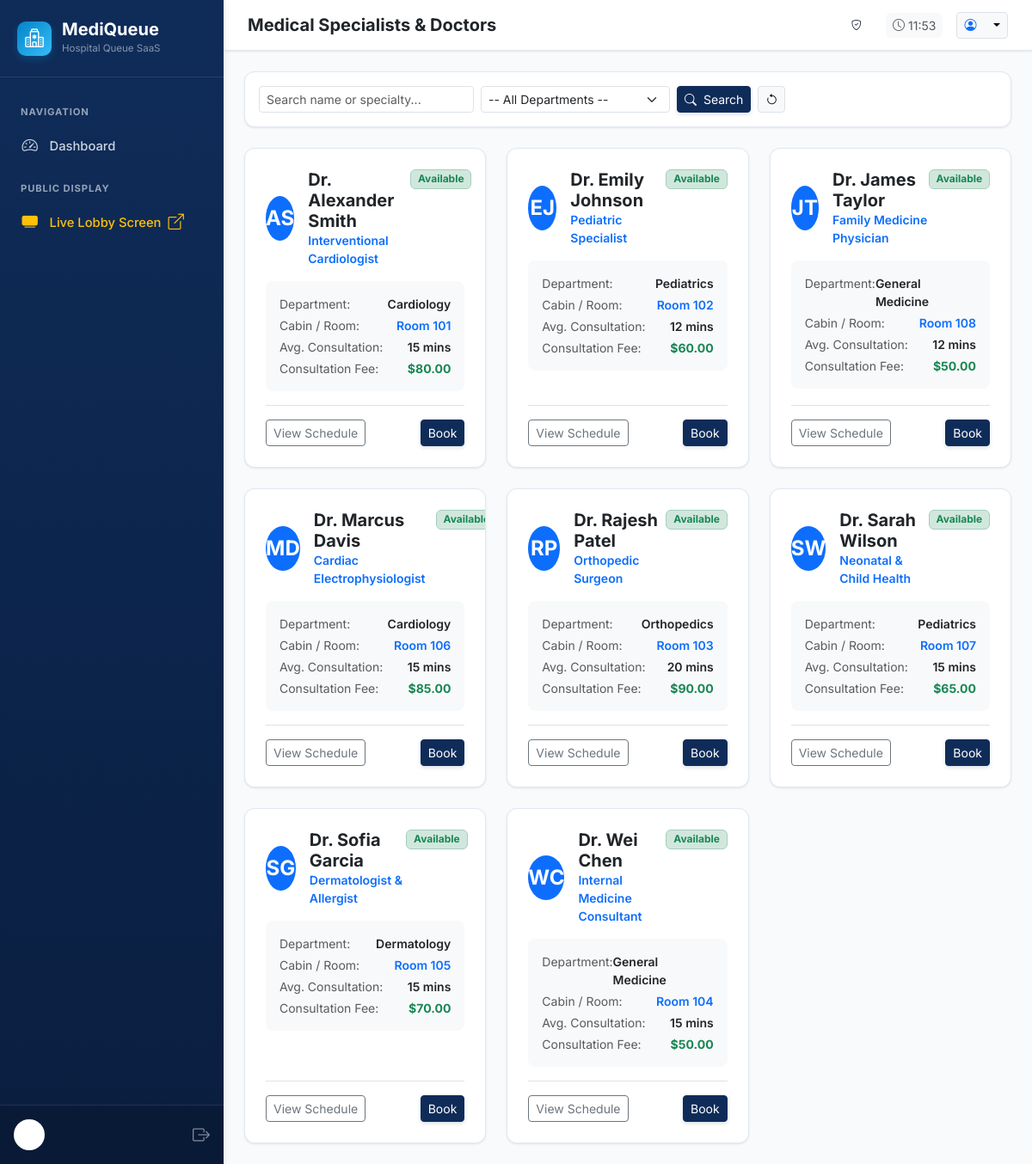
The app's page /doctors/ with its own data.
### doctors/models.py (models this page shows, shortened)
class DoctorProfile(models.Model):
    user = models.OneToOneField(
        settings.AUTH_USER_MODEL,
        on_delete=models.CASCADE,
        related_name='doctor_profile'
    )
    department = models.ForeignKey(
        Department,
        on_delete=models.SET_NULL,
        null=True,
        related_name='doctors'
    )
    specialization = models.CharField(max_length=150)
    qualification = models.CharField(max_length=150, help_text="e.g. MBBS, MD (Cardiology), FRCP")
    consultation_fee = models.DecimalField(max_digits=10, decimal_places=2, default=50.00)
    room_number = models.CharField(max_length=50, blank=True, help_text="Consultation room / cabin number")
    avg_consultation_time = models.PositiveIntegerField(
        default=15,
        help_text="Average consultation duration per patient in minutes"
    )
    daily_capacity = models.PositiveIntegerField(
        default=30,
        help_text="Maximum number of appointments/tokens handled per day"
    )
    is_available = models.BooleanField(default=True, help_text="Current duty/active availability status")
    available_days = models.CharField(
        max_length=100,
        default='Monday,Tuesday,Wednesday,Thursday,Friday',
        help_text="Comma-separated available days"
    )
    shift_start = models.TimeField(default='09:00:00')
    shift_end = models.TimeField(default='17:00:00')
    class Meta:
        ordering = ['user__first_name', 'user__last_name']
    @property
    def full_name(self):
        return self.user.display_name

class Department(models.Model):
    name = models.CharField(max_length=100, unique=True)
    code = models.CharField(
        max_length=10,
        unique=True,
        help_text="Short uppercase department code for tokens, e.g., CARD, PEDI, ORTH"
    )
    description = models.TextField(blank=True)
    icon = models.CharField(max_length=50, default='bi-hospital', help_text="Bootstrap icon name, e.g. bi-heart-pulse")
    is_active = models.BooleanField(default=True)
    created_at = models.DateTimeField(auto_now_add=True)
    class Meta:
        ordering = ['name']

### accounts/models.py (models this page shows, shortened)
class CustomUser(AbstractUser):
    class Role(models.TextChoices):
        ADMIN = 'ADMIN', 'Hospital Administrator'
        DOCTOR = 'DOCTOR', 'Doctor'
        RECEPTIONIST = 'RECEPTIONIST', 'Receptionist'
        PATIENT = 'PATIENT', 'Patient'
    role = models.CharField(
        max_length=20,
        choices=Role.choices,
        default=Role.PATIENT,
        help_text="Designated user role within MediQueue"
    )
    phone_number = models.CharField(max_length=20, blank=True, help_text="Contact telephone number")
    profile_picture = models.ImageField(upload_to='profiles/', blank=True, null=True)
    @property
    def is_doctor_role(self):
        return self.role == self.Role.DOCTOR
    @property
    def display_name(self):
        if self.first_name and self.last_name:
            if self.is_doctor_role and not self.first_name.startswith('Dr'):
                return f"Dr. {self.first_name} {self.last_name}"
            return f"{self.first_name} {self.last_name}"
        return self.username

### doctors/views.py (the view, shortened to what this page needs)
# urls.py: path('', views.doctor_list, name='doctor_list'),
def doctor_list(request):
    dept_id = request.GET.get('department')
    search_query = request.GET.get('q', '').strip()
    doctors = DoctorProfile.objects.select_related('user', 'department').all()
    if dept_id:
        doctors = doctors.filter(department_id=dept_id)
    departments = Department.objects.filter(is_active=True)
    return render(request, 'doctors/doctor_list.html', {
        'doctors': doctors,
        'departments': departments,
        'selected_dept': int(dept_id) if dept_id and dept_id.isdigit() else None,
        'search_query': search_query,
    })

### accounts/context_processors.py (called while the page is built, shortened)
def user_role_context(request):
    context = {
        'APP_NAME': 'MediQueue',
        'HOSPITAL_NAME': 'MetroCare General Hospital',
    }
    return context

### templates/doctors/doctor_list.html (shortened to what this page needs)
{% extends 'dashboard_base.html' %}
{% block page_title %}Medical Specialists & Doctors{% endblock %}
{% block dashboard_content %}
<div class="mq-card p-3 mb-4">
  <div class="d-flex flex-wrap justify-content-between align-items-center gap-3">
    <form method="get" class="d-flex flex-wrap gap-2 flex-grow-1">
      <input type="text" name="q" class="form-control form-control-sm" style="max-width: 250px;" placeholder="Search name or specialty..." value="{{ search_query }}">
      <select name="department" class="form-select form-select-sm" style="max-width: 220px;">
        <option value="">-- All Departments --</option>
      </select>
      <button type="submit" class="btn btn-sm btn-primary"><i class="bi bi-search me-1"></i> Search</button>
      <a href="{% url 'doctors:doctor_list' %}" class="btn btn-sm btn-light border"><i class="bi bi-arrow-counterclockwise"></i></a>
    </form>
  </div>
</div>
<div class="row g-4">
  {% for doc in doctors %}
    <div class="col-md-6 col-xl-4">
      <div class="mq-card h-100 p-4 d-flex flex-column">
        <div class="d-flex align-items-start justify-content-between mb-3">
          <div class="d-flex align-items-center gap-3">
            <div class="avatar bg-primary text-white rounded-circle d-flex align-items-center justify-content-center fw-bold fs-4" style="width: 52px; height: 52px;">
              {{ doc.user.first_name|slice:":1" }}{{ doc.user.last_name|slice:":1" }}
            </div>
            <div>
              <h5 class="fw-bold mb-0 text-dark">{{ doc.full_name }}</h5>
              <div class="small text-primary fw-semibold">{{ doc.specialization }}</div>
            </div>
          </div>
          {% if doc.is_available %}
            <span class="badge bg-success-subtle text-success border border-success-subtle">Available</span>
          {% else %}
            <span class="badge bg-secondary-subtle text-secondary">Off Duty</span>
          {% endif %}
        </div>
        <div class="bg-light p-3 rounded-3 mb-3 small">
          <div class="d-flex justify-content-between mb-1">
            <span class="text-muted">Department:</span>
            <span class="fw-semibold text-dark">{{ doc.department.name|default:"General" }}</span>
          </div>
          <div class="d-flex justify-content-between mb-1">
            <span class="text-muted">Cabin / Room:</span>
            <span class="fw-semibold text-primary">{{ doc.room_number|default:"Cabin 1" }}</span>
          </div>
          <div class="d-flex justify-content-between mb-1">
            <span class="text-muted">Avg. Consultation:</span>
            <span class="fw-semibold text-dark">{{ doc.avg_consultation_time }} mins</span>
          </div>
          <div class="d-flex justify-content-between">
            <span class="text-muted">Consultation Fee:</span>
            <span class="fw-bold text-success">${{ doc.consultation_fee }}</span>
          </div>
        </div>
        <div class="mt-auto pt-3 border-top d-flex gap-2 justify-content-between align-items-center">
          <a href="{% url 'doctors:doctor_detail' doc.id %}" class="btn btn-sm btn-outline-secondary">
            View Schedule
          </a>
          <div class="d-flex gap-1">
            <a href="{% url 'appointments:book_appointment' %}?doctor_id={{ doc.id }}" class="btn btn-sm btn-primary">
              Book
            </a>
          </div>
        </div>
      </div>
    </div>
  {% empty %}
    <div class="col-12 text-center py-5 text-muted">No doctors found matching the search criteria.</div>
  {% endfor %}
</div>
{% endblock %}

### templates/dashboard_base.html (shortened to what this page needs)
{% extends 'base.html' %}
{% load static %}
{% block root_content %}
<div class="app-wrapper">
  <aside class="app-sidebar">
    <a href="{% url 'dashboard:index' %}" class="sidebar-brand">
      <div class="sidebar-brand-icon">
        <i class="bi bi-hospital"></i>
      </div>
      <div>
        <div class="fw-bold fs-5 lh-1">MediQueue</div>
        <div class="small text-white-50 mt-1" style="font-size: 0.72rem;">Hospital Queue SaaS</div>
      </div>
    </a>
    <ul class="sidebar-menu">
      <li class="sidebar-heading">Navigation</li>
      <li class="sidebar-item">
        <a href="{% url 'dashboard:index' %}" class="sidebar-link {% if request.resolver_match.url_name in 'admin,doctor,receptionist,patient,index' %}active{% endif %}">
          <i class="bi bi-speedometer2"></i>
          <span>Dashboard</span>
        </a>
      </li>
      <li class="sidebar-heading">Public Display</li>
      <li class="sidebar-item">
        <a href="{% url 'queue_management:public_display_board' %}" target="_blank" class="sidebar-link text-warning">
          <i class="bi bi-tv-fill"></i>
          <span>Live Lobby Screen <i class="bi bi-box-arrow-up-right ms-1 small"></i></span>
        </a>
      </li>
    </ul>
    <div class="sidebar-footer">
      <div class="d-flex align-items-center gap-2">
        <div class="avatar bg-white text-primary rounded-circle d-flex align-items-center justify-content-center fw-bold" style="width: 36px; height: 36px;">
        </div>
        <a href="{% url 'accounts:logout' %}" class="text-white-50 hover-white" title="Sign Out">
          <i class="bi bi-box-arrow-right fs-5"></i>
        </a>
      </div>
    </div>
  </aside>
  <div class="app-main">
    <header class="app-topbar">
      <div class="d-flex align-items-center gap-3">
        <h5 class="mb-0 fw-bold text-dark d-none d-sm-block">{% block page_title %}Dashboard{% endblock %}</h5>
      </div>
      <div class="d-flex align-items-center gap-3">
        <span class="role-badge role-badge-{{ user.role|lower }}">
          <i class="bi bi-shield-check"></i> {{ user.get_role_display }}
        </span>
        <div class="d-none d-md-flex align-items-center gap-1 text-muted small bg-light px-2 py-1 rounded">
          <i class="bi bi-clock"></i>
          <span id="topbarClock">{% now "H:i" %}</span>
        </div>
        <div class="dropdown">
          <button class="btn btn-sm btn-light border dropdown-toggle d-flex align-items-center gap-2" type="button" data-bs-toggle="dropdown">
            <i class="bi bi-person-circle text-primary"></i>
          </button>
        </div>
      </div>
    </header>
    <main class="flex-grow-1 p-3 p-md-4">
      {% block dashboard_content %}{% endblock %}
    </main>
  </div>
</div>
{% endblock %}

### templates/base.html (shortened to what this page needs)
<!DOCTYPE html>
<html lang="en">
<head>
  <link href="https://cdn.jsdelivr.net/npm/bootstrap@5.3.3/dist/css/bootstrap.min.css" rel="stylesheet">
  <link rel="stylesheet" href="https://cdn.jsdelivr.net/npm/bootstrap-icons@1.11.3/font/bootstrap-icons.min.css">
  {% load static %}
  <link rel="stylesheet" href="{% static 'css/mediqueue.css' %}">
</head>
<body>
  {% block root_content %}{% endblock %}
</body>
</html>

### static/css/mediqueue.css (style rules this page uses)
:root { --mq-primary: #0f2c59; --mq-primary-dark: #0a1e3f; --mq-primary-light: #1e3a8a; --mq-accent: #0284c7; --mq-accent-light: #38bdf8; --mq-accent-bg: #f0f9ff; --mq-bg: #f8fafc; --mq-surface: #ffffff; --mq-card-border: #e2e8f0; --mq-text-main: #0f172a; --mq-text-muted: #64748b; --mq-success: #10b981; --mq-warning: #f59e0b; --mq-danger: #ef4444; --mq-info: #06b6d4; --mq-sidebar-width: 260px; --mq-radius: 12px; --mq-shadow-sm: 0 1px 3px rgba(15, 23, 42, 0.06), 0 1px 2px rgba(15, 23, 42, 0.04); --mq-shadow-md: 0 4px 6px -1px rgba(15, 23, 42, 0.08), 0 2px 4px -2px rgba(15, 23, 42, 0.06); --mq-shadow-lg: 0 10px 15px -3px rgba(15, 23, 42, 0.08), 0 4px 6px -4px rgba(15, 23, 42, 0.04); }
body { font-family: 'Inter', -apple-system, BlinkMacSystemFont, "Segoe UI", Roboto, Helvetica, Arial, sans-serif; background-color: var(--mq-bg); color: var(--mq-text-main); min-height: 100vh; display: flex; flex-direction: column; }
.app-wrapper { display: flex; min-height: 100vh; width: 100%; }
.app-sidebar { width: var(--mq-sidebar-width); background: linear-gradient(180deg, var(--mq-primary) 0%, var(--mq-primary-dark) 100%); color: #ffffff; flex-shrink: 0; display: flex; flex-direction: column; transition: all 0.3s ease; z-index: 1000; box-shadow: 2px 0 10px rgba(0,0,0,0.05); }
.sidebar-brand { padding: 1.5rem 1.25rem; display: flex; align-items: center; gap: 0.75rem; border-bottom: 1px solid rgba(255, 255, 255, 0.1); text-decoration: none; color: #ffffff; }
.sidebar-brand-icon { width: 40px; height: 40px; border-radius: 10px; background: linear-gradient(135deg, var(--mq-accent), var(--mq-accent-light)); display: flex; align-items: center; justify-content: center; font-size: 1.35rem; color: #ffffff; box-shadow: 0 4px 8px rgba(2, 132, 199, 0.3); }
.sidebar-menu { padding: 1.25rem 0.75rem; list-style: none; margin: 0; flex: 1; overflow-y: auto; }
.sidebar-heading { font-size: 0.7rem; text-transform: uppercase; letter-spacing: 0.08em; color: #94a3b8; padding: 0.75rem 0.75rem 0.35rem; font-weight: 700; }
.sidebar-item { margin-bottom: 0.25rem; }
.sidebar-link { display: flex; align-items: center; gap: 0.85rem; padding: 0.7rem 0.85rem; color: #cbd5e1; text-decoration: none; border-radius: 8px; font-size: 0.92rem; font-weight: 500; transition: all 0.2s ease; }
.sidebar-link i { font-size: 1.15rem; }
.sidebar-footer { padding: 1rem; border-top: 1px solid rgba(255, 255, 255, 0.1); background: rgba(0, 0, 0, 0.15); }
.app-main { flex: 1; display: flex; flex-direction: column; min-width: 0; }
.app-topbar { background: var(--mq-surface); border-bottom: 1px solid var(--mq-card-border); padding: 0.85rem 1.75rem; display: flex; align-items: center; justify-content: space-between; box-shadow: var(--mq-shadow-sm); position: sticky; top: 0; z-index: 900; }
.role-badge { display: inline-flex; align-items: center; gap: 0.35rem; padding: 0.3rem 0.75rem; border-radius: 20px; font-size: 0.75rem; font-weight: 600; letter-spacing: 0.03em; text-transform: uppercase; }
.mq-card { background: var(--mq-surface); border: 1px solid var(--mq-card-border); border-radius: var(--mq-radius); box-shadow: var(--mq-shadow-sm); transition: transform 0.2s ease, box-shadow 0.2s ease; overflow: hidden; }
.btn-primary { background-color: var(--mq-primary); border-color: var(--mq-primary); box-shadow: 0 2px 4px rgba(15, 44, 89, 0.15); }

### records on screen
DoctorProfile: user.first_name "A", user.last_name "S", full_name "Dr. Alexander Smith", specialization "Interventional Cardiologist", is_available "Available", department.name "Cardiology", room_number "Room 101", avg_consultation_time "15", consultation_fee "80.00"
DoctorProfile: user.first_name "E", user.last_name "J", full_name "Dr. Emily Johnson", specialization "Pediatric Specialist", is_available "Available", department.name "Pediatrics", room_number "Room 102", avg_consultation_time "12", consultation_fee "60.00"
DoctorProfile: user.first_name "J", user.last_name "T", full_name "Dr. James Taylor", specialization "Family Medicine Physician", is_available "Available", department.name "General Medicine", room_number "Room 108", avg_consultation_time "12", consultation_fee "50.00"
DoctorProfile: user.first_name "M", user.last_name "D", full_name "Dr. Marcus Davis", specialization "Cardiac Electrophysiologist", is_available "Available", department.name "Cardiology", room_number "Room 106", avg_consultation_time "15", consultation_fee "85.00"
DoctorProfile: user.first_name "R", user.last_name "P", full_name "Dr. Rajesh Patel", specialization "Orthopedic Surgeon", is_available "Available", department.name "Orthopedics", room_number "Room 103", avg_consultation_time "20", consultation_fee "90.00"
DoctorProfile: user.first_name "S", user.last_name "W", full_name "Dr. Sarah Wilson", specialization "Neonatal & Child Health", is_available "Available", department.name "Pediatrics", room_number "Room 107", avg_consultation_time "15", consultation_fee "65.00"
DoctorProfile: user.first_name "S", user.last_name "G", full_name "Dr. Sofia Garcia", specialization "Dermatologist & Allergist", is_available "Available", department.name "Dermatology", room_number "Room 105", avg_consultation_time "15", consultation_fee "70.00"
DoctorProfile: user.first_name "W", user.last_name "C", full_name "Dr. Wei Chen", specialization "Internal Medicine Consultant", is_available "Available", department.name "General Medicine", room_number "Room 104", avg_consultation_time "15", consultation_fee "50.00"
